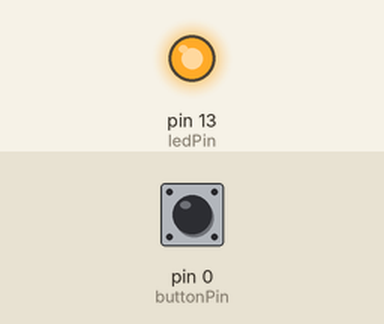
Simulated run of this sketch. Board: Arduino Uno, built with avr-gcc and run on an emulated ATmega328P. Shown: output pins drawn as LEDs (lit = HIGH). The test bench sets the inputs (shaded band); at power-on: pin 0 (buttonPin) LOW.

Above: at 5.2 s.
5.3 s: pin 0 (buttonPin) pulled HIGH for 0.15 s
At 6.5 s:
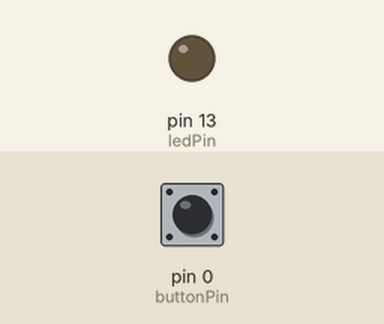
6.9 s: pin 0 (buttonPin) pulled HIGH for 1 s
At 7.8 s:
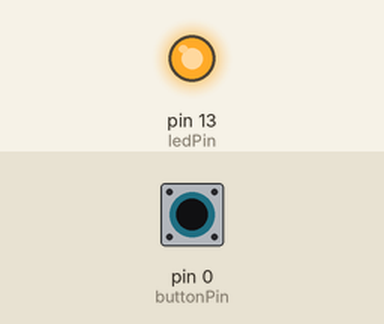
9.4 s: pin 0 (buttonPin) pulled HIGH for 3.2 s
At 10.9 s:
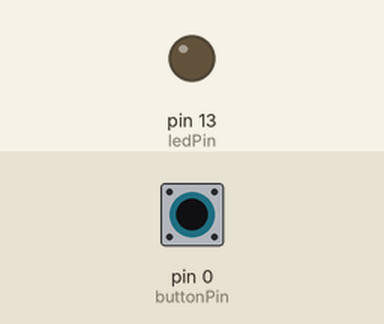
Timing chart, 0 to 12.4 s (numbered marks = the images above; inputs shaded):
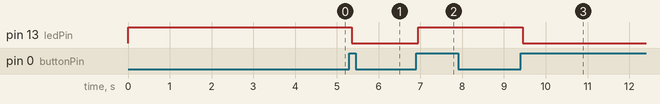

The sketch:

MotorcycleMusic.ino
```cpp
#include <SoftwareSerial.h>   //Software Serial Port
#define RxD 6
#define TxD 7

SoftwareSerial blueToothSerial(RxD,TxD);

const int buttonPin = 0;    // the number of the pushbutton pin
const int ledPin = 13;      // the number of the LED pin

int ledState = HIGH;         // the current state of the output pin
int buttonState;             // the current reading from the input pin
int lastButtonState = LOW;   // the previous reading from the input pin

long lastDebounceTime = 0;  // the last time the output pin was toggled
long debounceDelay = 50;    // the debounce time; increase if the output flickers

void setup() {
  pinMode(buttonPin, INPUT);
  pinMode(ledPin, OUTPUT);

  // set initial LED state
  digitalWrite(ledPin, ledState);

  pinMode(RxD, INPUT);
  pinMode(TxD, OUTPUT);
  setupBlueToothConnection();
}

void loop() {
    if (checkPress()) {
      ledState = !ledState;
      digitalWrite(ledPin, ledState);
      sendCommand('p');
    }
}

boolean checkPress() {
  boolean pressed = false;
  // read the state of the switch into a local variable:
  int reading = digitalRead(buttonPin);

  // check to see if you just pressed the button
  // (i.e. the input went from LOW to HIGH),  and you've waited
  // long enough since the last press to ignore any noise:

  // If the switch changed, due to noise or pressing:
  if (reading != lastButtonState) {
    // reset the debouncing timer
    lastDebounceTime = millis();
  }

  if ((millis() - lastDebounceTime) > debounceDelay) {
    // whatever the reading is at, it's been there for longer
    // than the debounce delay, so take it as the actual current state:

    // if the button state has changed:
    if (reading != buttonState) {
      buttonState = reading;

      // only toggle the LED if the new button state is HIGH
      if (buttonState == HIGH) {
        pressed = true;
      }
    }
  }

  // set the LED:
  digitalWrite(ledPin, ledState);

  // save the reading.  Next time through the loop,
  // it'll be the lastButtonState:
  lastButtonState = reading;
  return pressed;
}
```

bluetooth.ino
```cpp
void setupBlueToothConnection()
{
  blueToothSerial.begin(38400); //Set BluetoothBee BaudRate to default baud rate 38400
  blueToothSerial.print("\r\n+STWMOD=0\r\n"); //set the bluetooth work in slave mode
  blueToothSerial.print("\r\n+STNA=SeeedBTSlave\r\n"); //set the bluetooth name as "SeeedBTSlave"
  blueToothSerial.print("\r\n+STPIN=0000\r\n");//Set SLAVE pincode"0000"
  blueToothSerial.print("\r\n+STOAUT=1\r\n"); // Permit Paired device to connect me
  blueToothSerial.print("\r\n+STAUTO=0\r\n"); // Auto-connection should be forbidden here
  delay(2000); // This delay is required.
  blueToothSerial.print("\r\n+INQ=1\r\n"); //make the slave bluetooth inquirable
  Serial.println("The slave bluetooth is inquirable!");
  delay(2000); // This delay is required.
  blueToothSerial.flush();
}

void sendCommand(char c) {
   blueToothSerial.print(c);
   blueToothSerial.flush();
}
```

Measured:
- after the input at 5.3 s, pin 13 (ledPin): HIGH → LOW after 0.05 s
- after the input at 6.9 s, pin 13 (ledPin): LOW → HIGH after 0.05 s
- after the input at 9.4 s, pin 13 (ledPin): HIGH → LOW after 0.05 s
